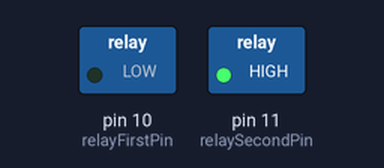
Simulated run of this sketch. Board: Arduino Uno, built with avr-gcc and run on an emulated ATmega328P. Shown: switched loads named in the sketch (green lamp = pin HIGH). What the sketch prints to the serial monitor is not drawn.

Above: at 1.0 s.
At 3.0 s:
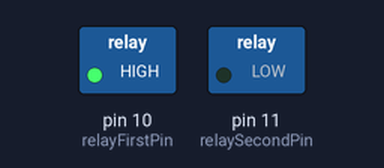
Timing chart, 0 to 5.2 s (numbered marks = the images above):
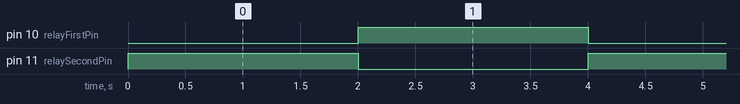

The sketch:

relay.ino
```cpp
/*
DIGITAL ACTUATOR CHECK FOR RELAY

Connect the GND of the RELAY  to GND on the Arduino
Connect the IN1 of the RELAY  to Digital Pin 10 on the Arduino
Connect the IN2 of the RELAY  to Digital Pin 11 on the Arduino
Connect the VCC of the RELAY  to 5V on the Arduino
*/

//the relays connect to
int relayFirstPin = 10;
int relaySecondPin = 11;

#define ON   0
#define OFF  1

/*
This function is called only once in lifetime
Will be called again when the RED RESET button is pressed on the Arduino
*/
void setup()
{
      // Setup the connection speed to Serial Monitor and Arduino Board
      // 9600 bits of data per second
      Serial.begin(9600);

      pinMode(relayFirstPin, OUTPUT);
      pinMode(relaySecondPin, OUTPUT);

      setRelayStatus(OFF, OFF); //turn off all the relay

      // Print the output on the Serial Monitor
      Serial.println("DIGITAL ACTUATOR CHECK FOR RELAY");
}

/*
This function is called in a loop again and again by Arduino infinitely
untill the RED RESET button is not pressed
*/
void loop()
{
  //turn on RELAY_1
  setRelayStatus(ON, OFF);

  //delay 2s
  delay(2000);

  //turn on RELAY_2
  setRelayStatus(OFF, ON);

  //delay 2s
  delay(2000);
}

///set the status of relays
void setRelayStatus( unsigned char status_1,  unsigned char status_2)
{
  digitalWrite(relayFirstPin, status_1);
  digitalWrite(relaySecondPin, status_2);
}
```

Measured:
- by itself, pin 10 (relayFirstPin), pin 11 (relaySecondPin): alternates HIGH for 2.0 s and LOW for 2.0 s
